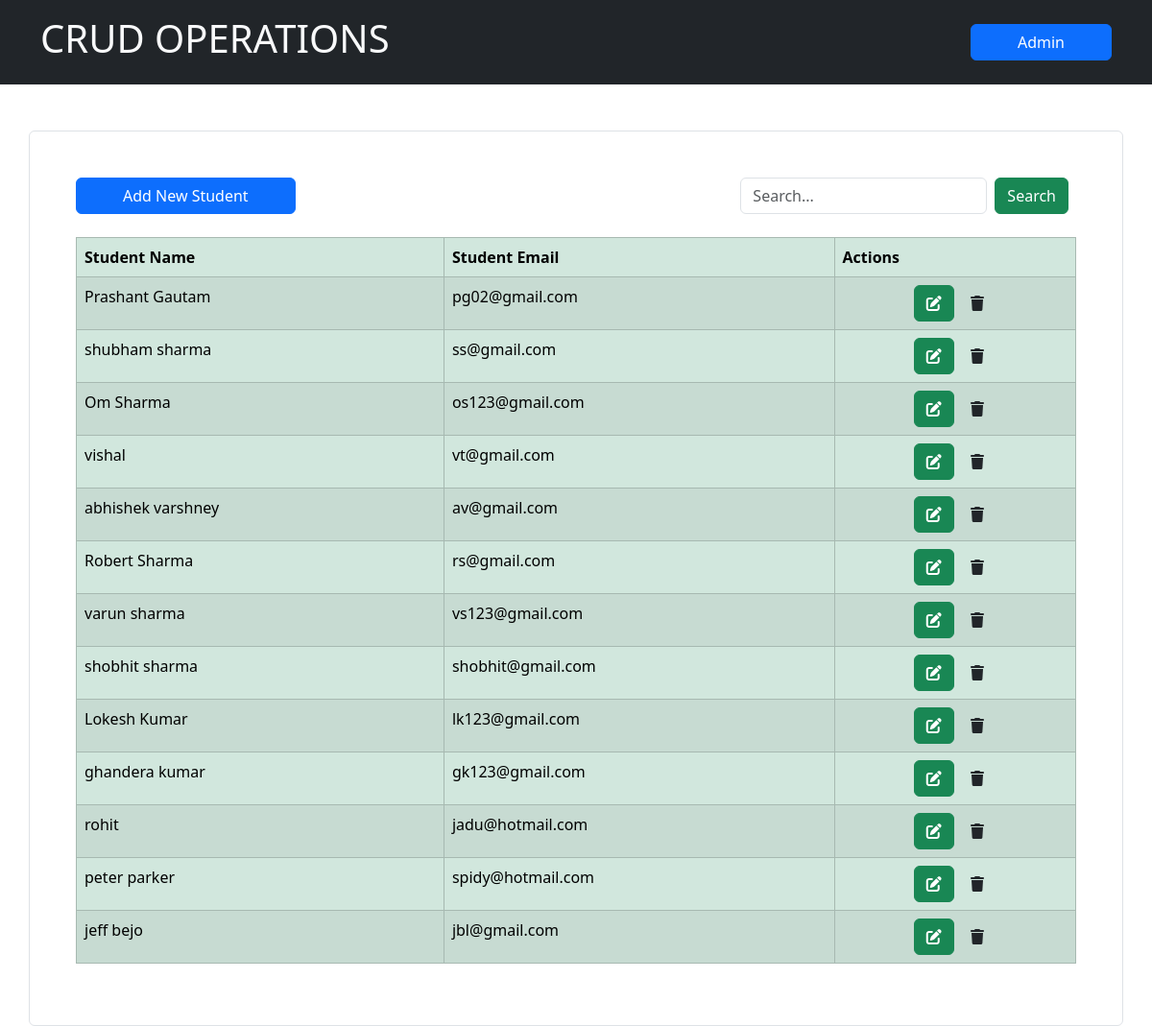
The page / on the database its author committed.
### myapp/models.py (models this page shows, shortened)
class Student(models.Model):
    Full_name = models.CharField(max_length=50)
    Email = models.EmailField(max_length=20)

### myapp/views.py (the view, shortened to what this page needs)
# urls.py: path('', insert, name='insert'),
def insert(request):
    students = Student.objects.all()
    context = {"students": students}
    return render(request, 'index.html', context=context)

### myapp/templates/index.html (shortened to what this page needs)
<!doctype html>
<html lang="en" xmlns="http://www.w3.org/1999/html">
  <head>
      <link href="https://cdn.jsdelivr.net/npm/bootstrap@5.3.2/dist/css/bootstrap.min.css" rel="stylesheet">
      <link rel="stylesheet" href="https://cdnjs.cloudflare.com/ajax/libs/font-awesome/6.5.1/css/all.min.css" />
  </head>
  <body>
   <div class="container-fluid bg-dark text-light py-3 ">
     <div class="container d-flex justify-content-between align-items-center">
      <h1>CRUD OPERATIONS</h1>
       <a href="#" class="btn btn-primary px-5 btn-5">Admin</a>
    </div>
  </div>
  <div class="container mt-5 p-5 border rounded">
    <div class="d-flex justify-content-between align-items-center">
      <a href="" class="btn btn-primary px-5 btn-5" data-bs-toggle="modal" data-bs-target="#addStudent">Add New Student</a>
      <div class="class">
        <form action="" method="post" class="d-flex">
          <input type="search" name="search" class="form-control" placeholder="Search...">
          <button class="btn btn-success mx-2">Search</button>
        </form>
      </div>
    </div>
    <br>
    <table class="table table-success table-striped table-bordered">
      <thead>
    <tr>
      <th scope="col">Student Name</th>
      <th scope="col">Student Email</th>
      <th scope="col" >Actions</th>
    </tr>
  </thead>
  <tbody>
  {% for i in students %}
    <tr>
      <td>{{i.Full_name}}</td>
      <td>{{i.Email}}</td>
      <td align="center">
        <a href="" class="btn btn-success" data-bs-toggle="modal" data-bs-target="#editStudent_{{i.id}}"><i class="fa-solid fa-pen-to-square"></i></a>
        <a href="" class="btn btn-alert" data-bs-toggle="modal" data-bs-target="#deleteStudent_{{i.id}}"><i class="fa-solid fa-trash"></i></a>
      </td>
    </tr>
  {% endfor %}
  </tbody>
    </table>
  </div>
  </body>
</html>

### rows shown on the page
Student: Full_name "Prashant Gautam", Email "pg02@gmail.com"
Student: Full_name "shubham sharma", Email "ss@gmail.com"
Student: Full_name "Om Sharma", Email "os123@gmail.com"
Student: Full_name "vishal", Email "vt@gmail.com"
Student: Full_name "abhishek varshney", Email "av@gmail.com"
Student: Full_name "Robert Sharma", Email "rs@gmail.com"
Student: Full_name "varun sharma", Email "vs123@gmail.com"
Student: Full_name "shobhit sharma", Email "shobhit@gmail.com"
Student: Full_name "Lokesh Kumar", Email "lk123@gmail.com"
Student: Full_name "ghandera kumar", Email "gk123@gmail.com"
Student: Full_name "rohit", Email "jadu@hotmail.com"
Student: Full_name "peter parker", Email "spidy@hotmail.com"
Student: Full_name "jeff bejo", Email "jbl@gmail.com"
